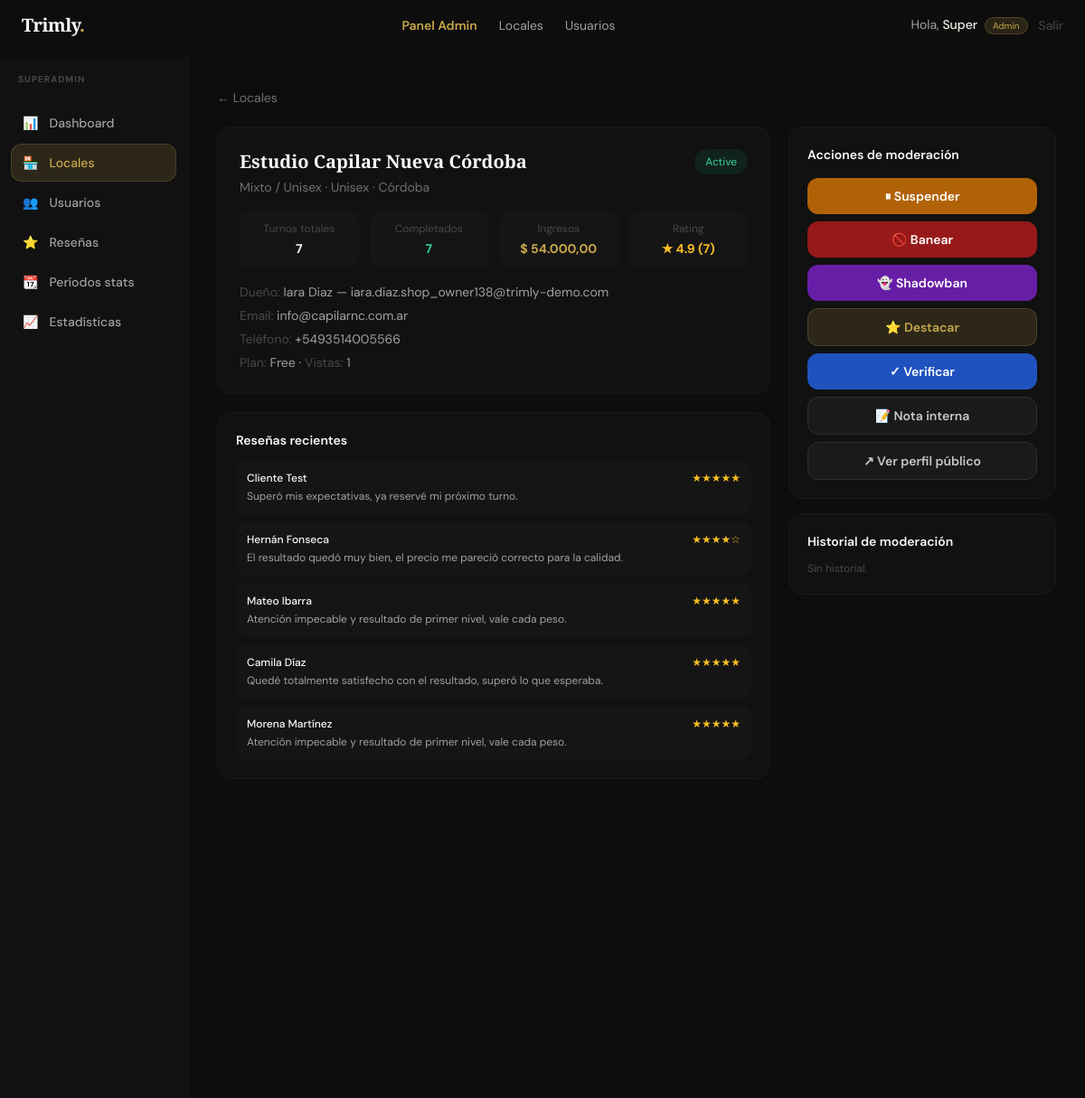
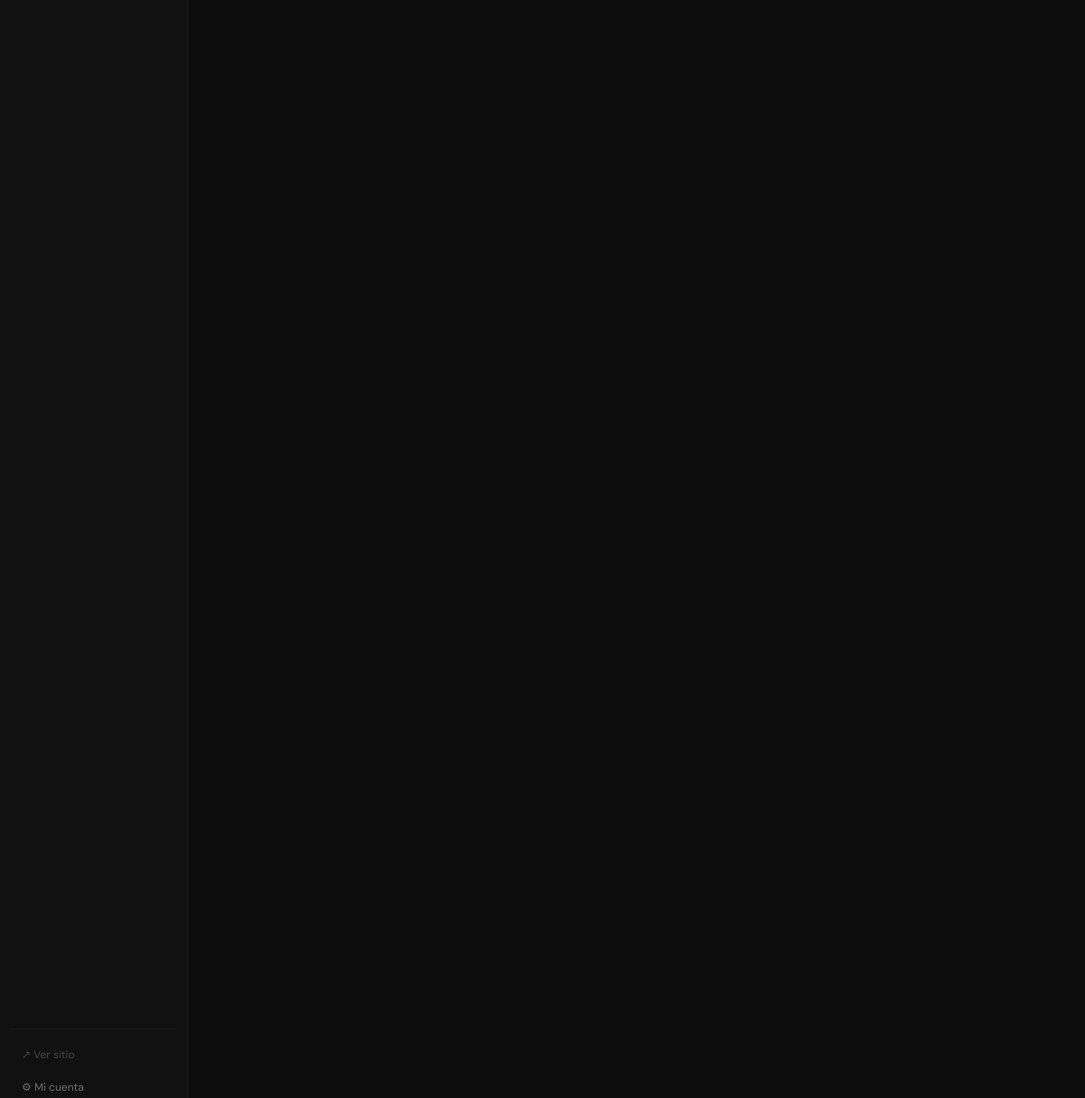
/trimly/admin/locales/19 (signed in), run on the app's committed database (2 pictures, top to bottom).
### tables this page shows
CREATE TABLE `shops` (
  `id` int UNSIGNED NOT NULL,
  `owner_id` int UNSIGNED NOT NULL,
  `name` varchar(120) NOT NULL,
  `slug` varchar(130) NOT NULL,
  `type` enum('barbershop','salon','mixed','nails','spa','tattoo','makeup','other') NOT NULL DEFAULT 'barbershop',
  `target_audience` enum('men','women','unisex') NOT NULL DEFAULT 'unisex',
  `description` text,
  `specialties` varchar(500) DEFAULT NULL,
  `amenities` varchar(500) DEFAULT NULL,
  `phone` varchar(30) DEFAULT NULL,
  `email` varchar(150) DEFAULT NULL,
  `website` varchar(255) DEFAULT NULL,
  `instagram` varchar(100) DEFAULT NULL,
  `facebook` varchar(100) DEFAULT NULL,
  `whatsapp` varchar(30) DEFAULT NULL,
  `logo` varchar(255) DEFAULT NULL,
  `cover_image` varchar(255) DEFAULT NULL,
  `address` varchar(255) DEFAULT NULL,
  `city` varchar(100) DEFAULT NULL,
  `province` varchar(100) DEFAULT NULL,
  `country` varchar(80) NOT NULL DEFAULT 'Argentina',
  `postal_code` varchar(20) DEFAULT NULL,
  `latitude` decimal(10,7) DEFAULT NULL,
  `longitude` decimal(10,7) DEFAULT NULL,
  `currency` char(3) NOT NULL DEFAULT 'ARS',
  `rating_avg` decimal(3,2) NOT NULL DEFAULT '0.00',
  `rating_count` int UNSIGNED NOT NULL DEFAULT '0',
  `status` enum('pending','active','suspended','closed') NOT NULL DEFAULT 'pending',
  `plan` enum('free','pro','premium') NOT NULL DEFAULT 'free',
  `plan_expires` date DEFAULT NULL,
  `verified` tinyint(1) NOT NULL DEFAULT '0',
  `featured` tinyint(1) NOT NULL DEFAULT '0',
  `views_count` int UNSIGNED NOT NULL DEFAULT '0',
  `is_shadowbanned` tinyint(1) NOT NULL DEFAULT '0',
  `suspension_reason` varchar(500) DEFAULT NULL,
  `suspension_until` datetime DEFAULT NULL,
  `ban_reason` varchar(500) DEFAULT NULL,
  `created_at` datetime NOT NULL DEFAULT CURRENT_TIMESTAMP,
  `updated_at` datetime NOT NULL DEFAULT CURRENT_TIMESTAMP ON UPDATE CURRENT_TIMESTAMP,
  `suspension_public` tinyint(1) NOT NULL DEFAULT '1'
);

CREATE TABLE `users` (
  `id` int UNSIGNED NOT NULL,
  `name` varchar(100) NOT NULL,
  `email` varchar(150) NOT NULL,
  `phone` varchar(30) DEFAULT NULL,
  `password_hash` varchar(255) NOT NULL,
  `role` enum('superadmin','shop_owner','employee','client') NOT NULL DEFAULT 'client',
  `avatar` varchar(255) DEFAULT NULL,
  `email_verified` tinyint(1) NOT NULL DEFAULT '0',
  `verify_token` varchar(100) DEFAULT NULL,
  `reset_token` varchar(100) DEFAULT NULL,
  `reset_expires` datetime DEFAULT NULL,
  `status` enum('active','suspended','banned') NOT NULL DEFAULT 'active',
  `last_login` datetime DEFAULT NULL,
  `created_at` datetime NOT NULL DEFAULT CURRENT_TIMESTAMP,
  `updated_at` datetime NOT NULL DEFAULT CURRENT_TIMESTAMP ON UPDATE CURRENT_TIMESTAMP,
  `ban_reason` varchar(500) DEFAULT NULL,
  `suspended_until` datetime DEFAULT NULL
);

CREATE TABLE `reviews` (
  `id` int UNSIGNED NOT NULL,
  `appointment_id` int UNSIGNED NOT NULL,
  `shop_id` int UNSIGNED NOT NULL,
  `client_id` int UNSIGNED DEFAULT NULL,
  `rating` tinyint UNSIGNED NOT NULL,
  `rating_cleanliness` tinyint DEFAULT NULL,
  `rating_punctuality` tinyint DEFAULT NULL,
  `rating_value` tinyint DEFAULT NULL,
  `comment` text,
  `reply` text,
  `reply_at` datetime DEFAULT NULL,
  `is_visible` tinyint(1) NOT NULL DEFAULT '1',
  `report_count` tinyint UNSIGNED NOT NULL DEFAULT '0',
  `flagged_at` datetime DEFAULT NULL,
  `helpful_count` int UNSIGNED NOT NULL DEFAULT '0',
  `created_at` datetime NOT NULL DEFAULT CURRENT_TIMESTAMP
);

### app/Views/admin/shop_detail.php (the view, shortened to what the rows shown need)
<div class="flex min-h-screen pt-16 pb-16 lg:pb-0">
<main class="flex-1 p-5 lg:p-8 overflow-x-hidden min-w-0">
  <div class="grid grid-cols-1 lg:grid-cols-3 gap-5">
    <div class="lg:col-span-2 space-y-5">
      <div class="bg-ink-800 border border-ink-700 rounded-2xl p-6">
        <div class="flex flex-wrap items-start justify-between gap-3 mb-4">
          <div>
            <div class="flex flex-wrap items-center gap-2 mb-1">
              <h1 class="font-display text-xl font-bold text-cream-light"><?= e($shop['name']) ?></h1>
            </div>
            <p class="text-sm text-ink-400"><?= \App\Models\Shop::typeLabel($shop['type']) ?> · <?= \App\Models\Shop::audienceLabel($shop['target_audience']??'unisex') ?> · <?= e($shop['city']??'') ?></p>
          </div>
          <span class="text-xs px-3 py-1.5 rounded-full <?= $shop['status']==='active'?'bg-emerald-500/10 text-emerald-400':($shop['status']==='pending'?'bg-amber-500/10 text-amber-400':'bg-red-500/10 text-red-400') ?>"><?= ucfirst($shop['status']) ?></span>
        </div>
        <div class="text-sm text-ink-300 space-y-1.5">
          <p><span class="text-ink-500">Dueño:</span> <?= e($owner['name']??'—') ?> — <?= e($owner['email']??'') ?></p>
          <p><span class="text-ink-500">Email:</span> <?= e($shop['email']??'—') ?></p>
          <p><span class="text-ink-500">Teléfono:</span> <?= e($shop['phone']??'—') ?></p>
          <p><span class="text-ink-500">Plan:</span> <?= ucfirst($shop['plan']) ?> · <span class="text-ink-500">Vistas:</span> <?= number_format($shop['views_count']) ?></p>
        </div>
      </div>
      <?php if(!empty($reviews)): ?>
      <div class="bg-ink-800 border border-ink-700 rounded-2xl p-5">
        <h2 class="font-semibold text-cream-light mb-3 text-sm">Reseñas recientes</h2>
        <div class="space-y-2">
          <?php foreach($reviews as $r): ?>
          <div class="p-3 bg-ink-700/50 rounded-xl">
            <div class="flex items-center justify-between mb-1">
              <span class="text-xs font-medium text-cream-light"><?= e($r['client_name']) ?></span>
              <span class="text-amber-400 text-xs"><?= str_repeat('★',(int)$r['rating']) ?><?= str_repeat('☆',5-(int)$r['rating']) ?></span>
            </div>
            <p class="text-xs text-ink-300"><?= e(truncate($r['comment']??'',120)) ?></p>
          </div>
          <?php endforeach; ?>
        </div>
      </div>
      <?php endif; ?>
    </div>
    <div class="space-y-4">
      <div class="bg-ink-800 border border-ink-700 rounded-2xl p-5">
        <h2 class="font-semibold text-cream-light mb-4 text-sm">Acciones de moderación</h2>
      </div>
      <div class="bg-ink-800 border border-ink-700 rounded-2xl p-5">
        <h2 class="font-semibold text-cream-light mb-3 text-sm">Historial de moderación</h2>
        </div>
      </div>
    </div>
  </div>
</main>

### data on the page
shops: name "Estudio Capilar Nueva Córdoba", type "Mixto / Unisex", target_audience "Unisex", city "Córdoba", status "Active", email "info@capilarnc.com.ar", phone "+5493514005566", plan "Free", views_count "1"
users: name "Iara Diaz", email "iara.diaz.shop_owner138@trimly-demo.com"
reviews: client_name "Cliente Test", rating "★★★★★", comment "Superó mis expectativas, ya reservé mi próximo turno."
reviews: client_name "Hernán Fonseca", rating "★★★★", rating "☆", comment "El resultado quedó muy bien, el precio me pareció correcto para la calidad."
reviews: client_name "Mateo Ibarra", rating "★★★★★", comment "Atención impecable y resultado de primer nivel, vale cada peso."
reviews: client_name "Camila Díaz", rating "★★★★★", comment "Quedé totalmente satisfecho con el resultado, superó lo que esperaba."
reviews: client_name "Morena Martínez", rating "★★★★★", comment "Atención impecable y resultado de primer nivel, vale cada peso."

### other printed values
explode(' ',$user['name'])[0] "Super"
$item['icon'] "📊"
$item['label'] "Dashboard"
$item['icon'] "🏪"
$item['label'] "Locales"
$item['icon'] "👥"
$item['label'] "Usuarios"
$item['icon'] "⭐"
$item['label'] "Reseñas"
$item['icon'] "📆"
$item['label'] "Períodos stats"
$item['icon'] "📈"
$item['label'] "Estadísticas"
$l "Turnos totales"
$v "7"
